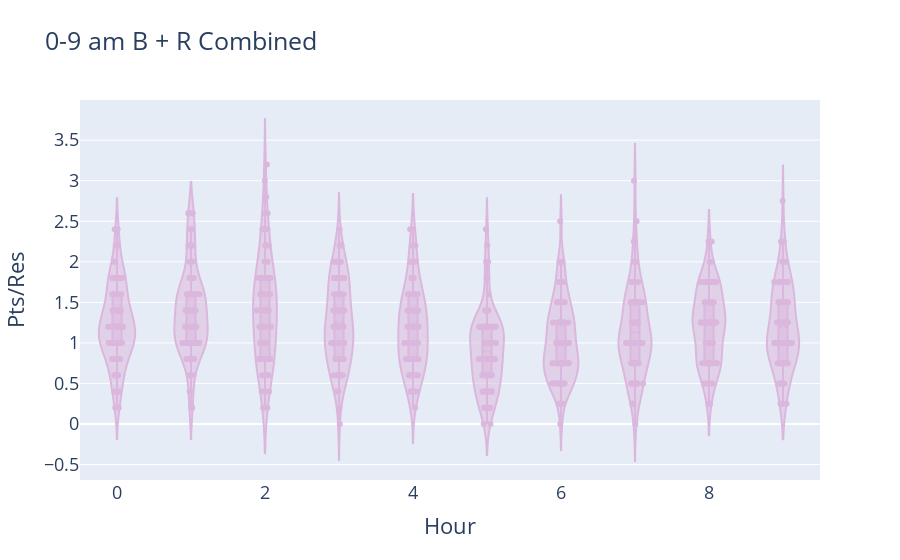

Source (notebook cell):
### Markdown cell above
### So what do we do about it?

### Code cell
sub_df = pts_per_hour_df[(pts_per_hour_df['Hour'] < 10)]
# sub_df = pts_per_hour_df[(pts_per_hour_df['Hour'] > 1) & (pts_per_hour_df['Hour'] < 10)]
comb_color = 'rgb(220,183,221)'

fig = go.Figure()


fig.add_trace(go.Violin(x=sub_df['Hour'],
                        y=sub_df['total_pts_per_total_res'],
                        box_visible=True,
                        # side = 'negative',
                        pointpos=0,
                        line_color= comb_color,
                        meanline_visible=True)
        )
    

fig.update_traces(meanline_visible=True,
                  points='all', # show all points
                  jitter=0.5)  # add some jitter on points for better visibility
 #                 scalemode='count') #scale violin plot area with total count
# fig.update_layout(violingap=0, violinmode='overlay')
fig.update_layout(violinmode = 'group',
                  title = '0-9 am B + R Combined',
                  yaxis_title = 'Pts/Res',
                  xaxis_title = 'Hour',
                  font=dict(size=18))
fig.show("svg")

### Figure 1 — Plotly figure (JSON) as saved in the notebook; plotly's stock layout.template omitted (floating-point values rounded to 4 significant figures; data arrays with more than 128 entries replaced by an {"elided": "..."} marker saying what was removed)
{"data": [{"box": {"visible": true}, "jitter": 0.5, "line": {"color": "rgb(220,183,221)"}, "meanline": {"visible": true}, "pointpos": 0, "points": "all", "type": "violin", "x": {"elided": "1030 int values"}, "y": {"elided": "1030 float values"}}], "layout": {"font": {"size": 18}, "title": {"text": "0-9 am B + R Combined"}, "violinmode": "group", "xaxis": {"title": {"text": "Hour"}}, "yaxis": {"title": {"text": "Pts/Res"}}}}
